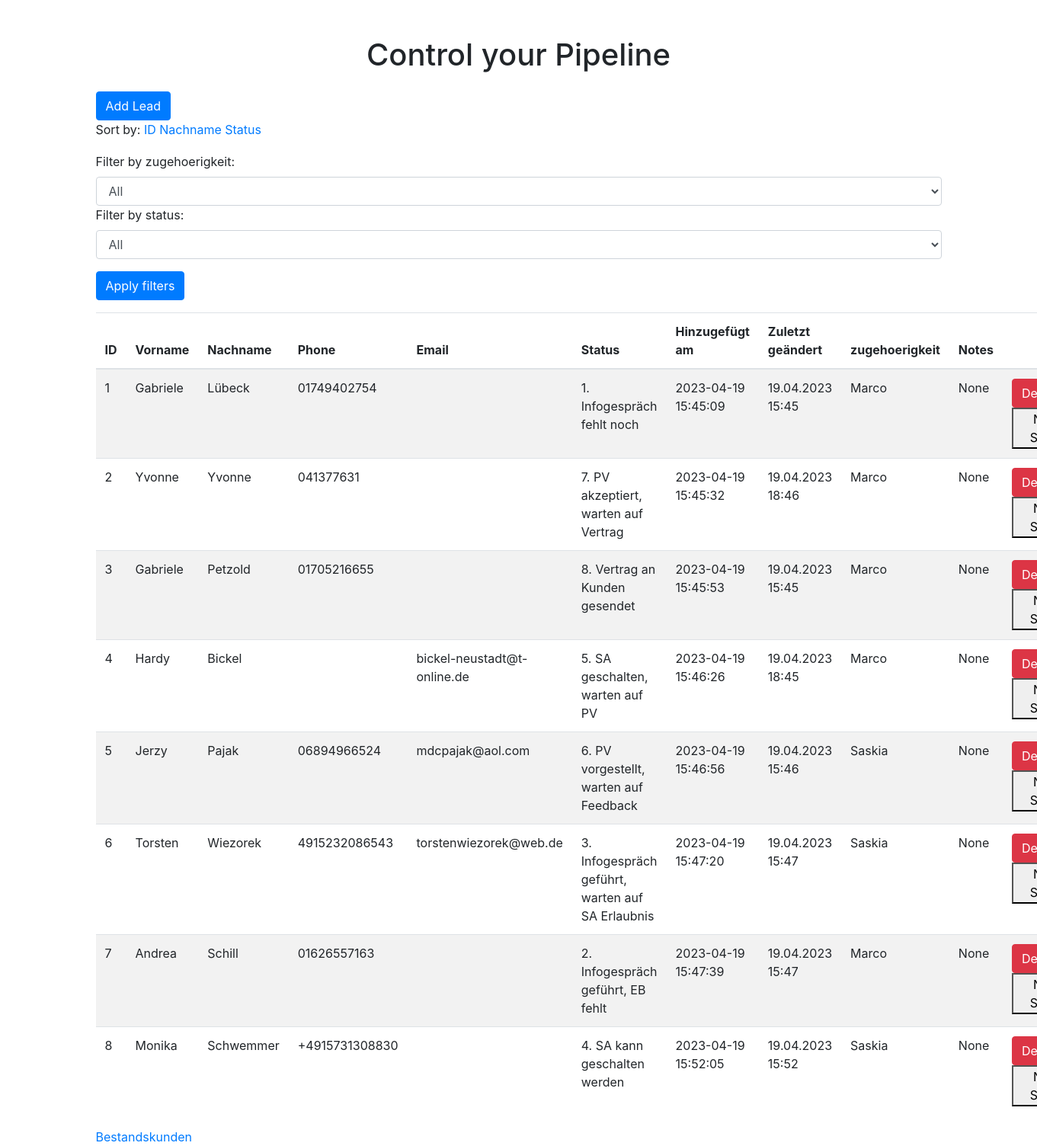
The page / on the database its author committed.
### models.py (models this page shows, shortened)
class Lead(db.Model):
    id = db.Column(db.Integer, primary_key=True)
    first_name = db.Column(db.String(100))
    last_name = db.Column(db.String(100))
    phone = db.Column(db.String(50))
    email = db.Column(db.String(100))
    status = db.Column(db.String(100))
    created_at = db.Column(db.DateTime, default=datetime.utcnow)
    last_changed = db.Column(db.DateTime, nullable =False , default=datetime.utcnow)
    zugehoerigkeit = db.Column(db.String(50), nullable=True)
    notes = db.Column(db.Text, nullable=True)

### app.py (the view, shortened to what this page needs)
@app.route('/', methods=['GET', 'POST'])
def index():
    sort_by = request.args.get('sort_by', 'id')
    if sort_by not in ['id', 'last_name', 'status']:
        sort_by = 'id'
    filter_zugehoerigkeit = request.args.get('filter_zugehoerigkeit', None)
    filter_status = request.args.get('filter_status', None)
    query = Lead.query
    if filter_zugehoerigkeit:
        query = query.filter_by(zugehoerigkeit=filter_zugehoerigkeit)
    if filter_status:
        query = query.filter_by(status=filter_status)
    leads = query.order_by(getattr(Lead, sort_by)).all()
    bk_link = url_for('bestandskunden')
    bk_link_text = 'Bestandskunden'
    return render_template('index.html', leads=leads, bk_link=bk_link, bk_link_text=bk_link_text)

### templates/index.html (shortened to what this page needs)
<!DOCTYPE html>
<html lang="de">
<head>
    <link rel="stylesheet" href="https://maxcdn.bootstrapcdn.com/bootstrap/4.5.2/css/bootstrap.min.css">
    <link rel="stylesheet" href="/static/css/main.css">
</head>
<body>
    <div class="container mt-5">
        <h1 class="text-center">Control your Pipeline</h1>
        <button id="show-form-btn" class="btn btn-primary mt-3" onclick="toggleForm()">Add Lead</button>
<table id="leads-table" class="table table-striped mt-3">
    <div>
    <label for="sort-by">Sort by:</label>
        <a href="{{ url_for('index', sort_by='id') }}">ID</a>
        <a href="{{ url_for('index', sort_by='last_name') }}">Nachname</a>
        <a href="{{ url_for('index', sort_by='status') }}">Status</a>
    </div>
    <label for="filter-zugehoerigkeit">Filter by zugehoerigkeit:</label>
    <select id="filter-zugehoerigkeit" class="form-control">
        <option value="">All</option>
    </select>
</div>
    <label for="filter-status">Filter by status:</label>
    <select id="filter-status" class="form-control">
        <option value="">All</option>
    </select>
    <button id="apply-filters" class="btn btn-primary mt-3">Apply filters</button>
        <thead>
            <tr>
                <th onclick="sortTable(0)">ID</th>
                <th onclick="sortTable(1)">Vorname</th>
                <th onclick="sortTable(2)">Nachname</th>
                <th>Phone</th>
                <th>Email</th>
                <th onclick="sortTable(3)">Status</th>
                <th scope="col">Hinzugefügt am</th>
                <th scope="col">Zuletzt geändert</th>
                <th scope="col">zugehoerigkeit</th>
                <th>Notes</th>
                <th></th>
            </tr>
        </thead>
        <tbody>
            {% for lead in leads %}
            <tr>
                <td>{{ lead.id }}</td>
                <td>{{ lead.first_name }}</td>
                <td>{{ lead.last_name }}</td>
                <td>{{ lead.phone }}</td>
                <td>{{ lead.email }}</td>
                <td>{{ lead.status }}</td>
                <td>{{ lead.created_at.strftime('%Y-%m-%d %H:%M:%S') }}</td>
                <td>{{ lead.last_changed.strftime('%d.%m.%Y %H:%M') }}</td>
                <td>{{ lead.zugehoerigkeit }}</td>
                <td class="notes" contenteditable="true" onblur="updateNotes({ lead.id }, this)">{{ lead.notes }}</td>
                        <td>
                            <div class="dropdown">
                                <button class="btn btn-danger dropdown-toggle" type="button" id="deleteMenu" data-toggle="dropdown" aria-haspopup="true" aria-expanded="false">
                                    Delete
                                </button>
                            </div>
                            <button onclick="changeStatus('{{ lead.id }}')">Next Stage</button>
                        </td>
                </tr>
                {% endfor %}
            </tbody>
        <a href="{{ bk_link }}">{{ bk_link_text }}</a>
    </body>
    </html>

### rows shown on the page
Lead: id "1", first_name "Gabriele", last_name "Lübeck", phone "01749402754", status "1. Infogespräch fehlt noch", created_at "2023-04-19 15:45:09", last_changed "19.04.2023 15:45", zugehoerigkeit "Marco", notes "None"
Lead: id "2", first_name "Yvonne", last_name "Yvonne", phone "041377631", status "7. PV akzeptiert, warten auf Vertrag", created_at "2023-04-19 15:45:32", last_changed "19.04.2023 18:46", zugehoerigkeit "Marco", notes "None"
Lead: id "3", first_name "Gabriele", last_name "Petzold", phone "01705216655", status "8. Vertrag an Kunden gesendet", created_at "2023-04-19 15:45:53", last_changed "19.04.2023 15:45", zugehoerigkeit "Marco", notes "None"
Lead: id "4", first_name "Hardy", last_name "Bickel", email "bickel-neustadt@t-online.de", status "5. SA geschalten, warten auf PV", created_at "2023-04-19 15:46:26", last_changed "19.04.2023 18:45", zugehoerigkeit "Marco", notes "None"
Lead: id "5", first_name "Jerzy", last_name "Pajak", phone "06894966524", email "mdcpajak@aol.com", status "6. PV vorgestellt, warten auf Feedback", created_at "2023-04-19 15:46:56", last_changed "19.04.2023 15:46", zugehoerigkeit "Saskia", notes "None"
Lead: id "6", first_name "Torsten", last_name "Wiezorek", phone "4915232086543", email "torstenwiezorek@web.de", status "3. Infogespräch geführt, warten auf SA Erlaubnis", created_at "2023-04-19 15:47:20", last_changed "19.04.2023 15:47", zugehoerigkeit "Saskia", notes "None"
Lead: id "7", first_name "Andrea", last_name "Schill", phone "01626557163", status "2. Infogespräch geführt, EB fehlt", created_at "2023-04-19 15:47:39", last_changed "19.04.2023 15:47", zugehoerigkeit "Marco", notes "None"
Lead: id "8", first_name "Monika", last_name "Schwemmer", phone "+4915731308830", status "4. SA kann geschalten werden", created_at "2023-04-19 15:52:05", last_changed "19.04.2023 15:52", zugehoerigkeit "Saskia", notes "None"

### other values the page prints
{{ bk_link_text }} "Bestandskunden"
